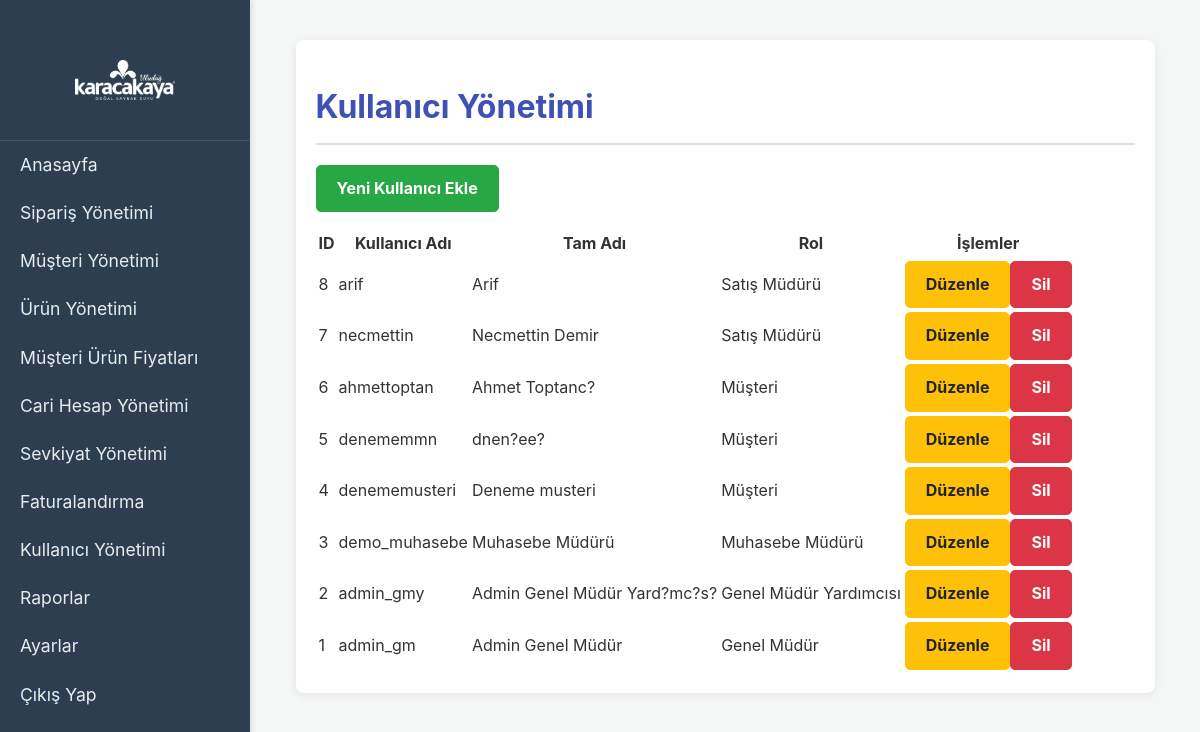
/users.php (signed in), run on the app's committed database.
### tables this page shows
CREATE TABLE `company_settings` (
  `id` int(11) NOT NULL,
  `company_name` varchar(255) NOT NULL,
  `address` text DEFAULT NULL,
  `phone` varchar(50) DEFAULT NULL,
  `tax_office` varchar(100) DEFAULT NULL,
  `tax_number` varchar(50) DEFAULT NULL,
  `email` varchar(100) DEFAULT NULL,
  `logo_path` varchar(255) DEFAULT NULL,
  `default_vat_rate` decimal(5,2) NOT NULL DEFAULT 0.00,
  `updated_at` timestamp NULL DEFAULT current_timestamp() ON UPDATE current_timestamp(),
  `default_vat_rate_normal` decimal(5,2) DEFAULT 18.00,
  `default_vat_rate_fixed_asset` decimal(5,2) DEFAULT 8.00
);

CREATE TABLE `users` (
  `id` int(11) NOT NULL,
  `username` varchar(50) NOT NULL,
  `password` varchar(255) NOT NULL,
  `role_id` int(11) NOT NULL,
  `full_name` varchar(100) DEFAULT NULL,
  `created_at` timestamp NULL DEFAULT current_timestamp(),
  `theme_preference` varchar(50) DEFAULT 'light',
  `updated_at` datetime DEFAULT NULL
);

CREATE TABLE `roles` (
  `id` int(11) NOT NULL,
  `role_name` varchar(50) NOT NULL,
  `description` text DEFAULT NULL,
  `created_at` timestamp NULL DEFAULT current_timestamp(),
  `display_name` varchar(100) DEFAULT NULL
);

### users.php (the view, shortened to what this page needs)
<?php
$pdo = connect_db();
$pdo->setAttribute(PDO::ATTR_ERRMODE, PDO::ERRMODE_EXCEPTION);
$action = isset($_GET['action']) ? $_GET['action'] : 'list';
include 'includes/header.php';
?>
        <div class="container">
            <h1>Kullanıcı Yönetimi</h1>
            <?php if ($action == 'list') : ?>
                <p><a href="users.php?action=add" class="btn btn-success">Yeni Kullanıcı Ekle</a></p>
                <table>
                    <thead>
                        <tr>
                            <th>ID</th>
                            <th>Kullanıcı Adı</th>
                            <th>Tam Adı</th>
                            <th>Rol</th>
                            <th>İşlemler</th>
                        </tr>
                    </thead>
                    <tbody>
                        <?php
                        try {
                            $users_sql = "SELECT u.id, u.username, u.full_name, r.role_name, r.display_name, r.id as role_id_actual
                                          FROM users u
                                          JOIN roles r ON u.role_id = r.id ORDER BY u.id DESC";
                            $stmt_users = $pdo->query($users_sql);
                            $users = $stmt_users->fetchAll(PDO::FETCH_ASSOC);
                            if (!empty($users)) {
                                foreach ($users as $user) {
                                    echo "<tr>";
                                    echo "<td>" . htmlspecialchars($user['id']) . "</td>";
                                    echo "<td>" . htmlspecialchars($user['username']) . "</td>";
                                    echo "<td>" . htmlspecialchars($user['full_name']) . "</td>";
                                    echo "<td>" . htmlspecialchars($user['display_name'] ?: $user['role_name']) . "</td>";
                                    echo "<td>";
                                    $session_user_role_id = isset($_SESSION["user_role_id"]) ? $_SESSION["user_role_id"] : null;
                                    if ($session_user_role_id == 1 || ($session_user_role_id == 2 && $user['role_id_actual'] != 1)) {
                                        echo "<a href='users.php?action=edit&id=" . $user['id'] . "' class='btn btn-warning'>Düzenle</a>";
                                        echo "<a href='users.php?action=delete&delete_id=" . $user['id'] . "' class='btn btn-danger' onclick=\"return confirm('Bu kullanıcıyı silmek istediğinizden emin misiniz? (Eğer müşteri ise pasifize edilecektir)');\">Sil</a>";
                                    } else {
                                        echo "Yetkisiz";
                                    }
                                    echo "</td>";
                                    echo "</tr>";
                                }
                            } else {
                                echo "<tr><td colspan='5'>Henüz hiç kullanıcı yok.</td></tr>";
                            }
                        } catch (PDOException $e) {
                            error_log("Kullanıcı listesi çekilirken hata oluştu: " . $e->getMessage());
                            echo "<tr><td colspan='5'>Kullanıcı listesi alınırken bir hata oluştu.</td></tr>";
                        }
                        ?>
                    </tbody>
                </table>
            <?php endif; ?>
        </div>
<?php
include 'includes/footer.php';
?>

### includes/header.php (shortened to what this page needs)
<?php
$company_logo_path = '';
$company_name_for_logo = 'Panel';
try {
    if (isset($pdo) && $pdo instanceof PDO) {
        $stmt_logo = $pdo->query("SELECT logo_path, company_name FROM company_settings WHERE id = 1 LIMIT 1");
        $logo_data = $stmt_logo->fetch(PDO::FETCH_ASSOC);
        if ($logo_data) {
            if (!empty($logo_data['logo_path']) && file_exists($logo_data['logo_path'])) {
                $company_logo_path = htmlspecialchars($logo_data['logo_path']);
            }
            if (!empty($logo_data['company_name'])) {
                $company_name_for_logo = htmlspecialchars($logo_data['company_name']);
            }
        }
    } else {
        error_log("header.php: PDO bağlantısı (\$pdo) tanımlı değil veya geçerli değil.");
    }
} catch (PDOException $e) {
    error_log("Header'da logo çekilirken veritabanı hatası: " . $e->getMessage());
}
?>
<!DOCTYPE html>
<html lang="tr">
<head>
    <link rel="stylesheet" href="style.css">
</head>
<body>
    <div id="wrapper">
        <aside id="sidebar">
            <div class="sidebar-header">
                <a href="dashboard.php" class="logo-link" title="<?php echo $company_name_for_logo; ?> Paneline Git">
                    <?php if (!empty($company_logo_path)) : ?>
                        <img src="<?php echo $company_logo_path; ?>" alt="<?php echo $company_name_for_logo; ?> Logo" class="app-logo">
                    <?php else : ?>
                        <h3 class="app-name"><?php echo $company_name_for_logo; ?></h3>
                    <?php endif; ?>
                </a>
            </div>
            <?php include 'menu.php';  ?>
        </aside>
        <main id="content">

### style.css (style rules this page uses)
body { font-family: Arial, sans-serif; margin: 0; padding: 0; background-color: #f4f7f6; color: #333; }
#wrapper { display: flex; min-height: 100vh; background-color: #f4f7f6; }
#sidebar { width: 250px; min-height: 100vh; background-color: #343a40; color: #fff; padding-top: 20px; box-shadow: 2px 0 5px rgba(0,0,0,0.1); flex-shrink: 0; transition: all 0.3s; }
#content { width: calc(100% - 250px); padding: 20px; min-height: 100vh; overflow-y: auto; transition: all 0.3s; }
.container { width: 90%; max-width: 1200px; margin: 20px auto; padding: 20px; background-color: #fff; border-radius: 8px; box-shadow: 0 2px 10px rgba(0, 0, 0, 0.08); }
h1, h2, h3 { color: #3f51b5; margin-bottom: 20px; border-bottom: 2px solid #e0e0e0; padding-bottom: 10px; }
.btn { display: inline-block; padding: 10px 20px; font-size: 16px; font-weight: bold; text-align: center; text-decoration: none; border-radius: 5px; cursor: pointer; transition: background-color 0.3s ease, border-color 0.3s ease, color 0.3s ease; border: 1px solid transparent; white-space: nowrap; }
.btn-success { background-color: #28a745; color: #fff; border-color: #28a745; }
.btn-warning { background-color: #ffc107; color: #212529; border-color: #ffc107; }
.btn-danger { background-color: #dc3545; color: #fff; border-color: #dc3545; }
#sidebar .sidebar-header { text-align: center; padding: 20px 0; background-color: #2c3e50; border-bottom: 1px solid rgba(255, 255, 255, 0.1); display: flex; justify-content: center; align-items: center; min-height: 80px; flex-direction: column; }
#sidebar .sidebar-header .app-logo { max-width: 100px; height: auto; display: block; margin: 0 auto; padding: 5px; border-radius: 5px; filter: invert(100%) grayscale(100%) brightness(200%); }
#sidebar { background-color: #2c3e50; color: #ecf0f1; }
body { font-family: 'Inter', 'Segoe UI', Tahoma, Geneva, Verdana, sans-serif; background-color: #f0f2f5; color: #333; margin: 0; line-height: 1.6; }

### data on the page
company_settings: logo_path (picture)
users: id "8", username "arif", full_name "Arif", role.display_name "Satış Müdürü"
users: id "7", username "necmettin", full_name "Necmettin Demir", role.display_name "Satış Müdürü"
users: id "6", username "ahmettoptan", full_name "Ahmet Toptanc?", role.display_name "Müşteri"
users: id "5", username "denememmn", full_name "dnen?ee?", role.display_name "Müşteri"
users: id "4", username "denememusteri", full_name "Deneme musteri", role.display_name "Müşteri"
users: id "3", username "demo_muhasebe", full_name "Muhasebe Müdürü", role.display_name "Muhasebe Müdürü"
users: id "2", username "admin_gmy", full_name "Admin Genel Müdür Yard?mc?s?", role.display_name "Genel Müdür Yardımcısı"
users: id "1", username "admin_gm", full_name "Admin Genel Müdür", role.display_name "Genel Müdür"
